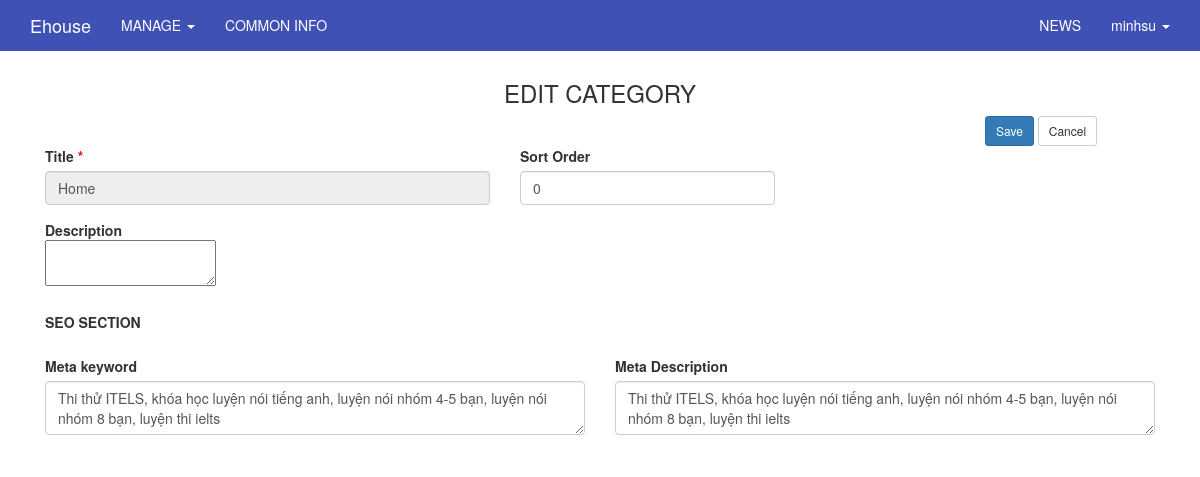
Screenshot of /admin/category/edit/home (signed in) with the database file from the repository.
### tables this page shows
CREATE TABLE `users` (
  `id` int(11) UNSIGNED NOT NULL,
  `ip_address` varchar(15) NOT NULL,
  `username` varchar(100) NOT NULL,
  `password` varchar(255) NOT NULL,
  `salt` varchar(255) DEFAULT NULL,
  `email` varchar(100) NOT NULL,
  `activation_code` varchar(40) DEFAULT NULL,
  `forgotten_password_code` varchar(40) DEFAULT NULL,
  `forgotten_password_time` int(11) UNSIGNED DEFAULT NULL,
  `remember_code` varchar(40) DEFAULT NULL,
  `created_on` int(11) UNSIGNED NOT NULL,
  `last_login` int(11) UNSIGNED DEFAULT NULL,
  `active` tinyint(1) UNSIGNED DEFAULT NULL,
  `first_name` varchar(50) DEFAULT NULL,
  `last_name` varchar(50) DEFAULT NULL,
  `company` varchar(100) DEFAULT NULL,
  `birth_day` varchar(50) NOT NULL,
  `phone` varchar(20) DEFAULT NULL,
  `address` varchar(255) DEFAULT NULL,
  `profile` text,
  `modified_date` datetime DEFAULT NULL
);

CREATE TABLE `category` (
  `id` varchar(100) NOT NULL,
  `name` varchar(255) NOT NULL,
  `description` text,
  `content` text,
  `content2` text,
  `content3` text,
  `content4` text,
  `url` varchar(255) DEFAULT NULL,
  `parent` varchar(100) DEFAULT NULL,
  `level` int(2) DEFAULT '0',
  `sort_order` varchar(20) NOT NULL,
  `meta_keyword` varchar(255) DEFAULT NULL,
  `meta_description` varchar(255) DEFAULT NULL,
  `modified_date` datetime DEFAULT NULL
);

### application/core/MY_Controller.php (called while the page is built, shortened)
<?php
class MY_Controller extends CI_Controller {
	protected function render($the_view = NULL, $template = 'master')
	{
		if($template == 'json' || $this->input->is_ajax_request())
		{
			header('Content-Type: application/json');
			echo json_encode($this->data);
		}
		else if(is_null($template))
		{
			$this->load->view($the_view, $this->data);
		}else
		{
			$this->data['the_view_content'] = (is_null($the_view)) ? '' : $this->load->view($the_view, $this->data, TRUE);
			$this->load->view('templates/' . $template . '_view', $this->data);
		}
	}
}
class Admin_Controller extends MY_Controller
{
	function __construct()
	{
		$current_user = $this->ion_auth->user()->row();
	}
	protected function render($the_view = NULL, $template = 'admin_master')
	{
		parent::render($the_view, $template);
	}
}

### application/controllers/admin/Category.php (called while the page is built, shortened)
<?php
class Category extends Admin_Controller
{
    function __construct()
    {
        parent::__construct();
    }
    public function edit($id)
    {
        $input_level['where'] = array('id' => $id);
        $level_id = $this->category_model->get_row($input_level);
        if($this->input->post('submit')){
            $this->data['parent'] = $this->input->post('parent');
            $level = $level_id->level == -1 ? -1 : ($this->data['parent'] != NULL && $this->data['parent']  != "" ? 1 : 0);
            $this->data['sort_order'] = $this->input->post('sort_order');
            $this->data['description'] = $this->input->post('description');
            $this->data['content'] = $this->input->post('content');
            $this->data['content2'] = $this->input->post('content2');
            $this->data['content3'] = $this->input->post('content3');
            $this->data['content4'] = $this->input->post('content4');
            $this->data['url'] = $this->input->post('url');
            $this->data['meta_keyword'] = $this->input->post('meta_keyword');
            $this->data['meta_description'] = $this->input->post('meta_description');
            $update_data = array('sort_order' => $this->data['sort_order'], 'description' => $this->data['description'], 'content' => $this->data['content'], 'content2' => $this->data['content2'], 'content3' => $this->data['content3'], 'content4' => $this->data['content4'], 'url' => $this->data['url'], 'parent' => $this->data['parent'], 'level' => $level, 'meta_keyword' => $this->data['meta_keyword'], 'meta_description' => $this->data['meta_description'], 'modified_date'=>date('Y-m-d H:i:s'));
            if(!$this->category_model->update($id, $update_data))
            {
                $this->postal->add('Save fail !','error');
            }else $this->postal->add('Save successfully.','success');
            redirect('admin/category/edit/'.$id);
        }else{
            $input['where'] = array('id' => $id);
            $this->data['item'] = $this->category_model->get_row($input);
            $this->render('admin/category/edit_view');
        }
    }
}

### index.php (called while the page is built, shortened)
<?php
require_once BASEPATH.'core/CodeIgniter.php';

### application/models/Category_model.php (called while the page is built, shortened)
<?php
class Category_model extends MY_Model
{
    public function __construct()
    {
        $this->table = 'category';
    }
}

### application/core/MY_Model.php (called while the page is built, shortened)
<?php if ( ! defined('BASEPATH')) exit('No direct script access allowed');
class MY_Model extends CI_Model {
    var $table = '';
    var $key = 'id';
    var $order = '';
    function get_row($input = array()){
        $query = $this->db->get($this->table);
        return $query->row();
    }
    protected function get_list_set_input($input = array())
    {
        if ((isset($input['where'])) && $input['where'])
        {
            $this->db->where($input['where']);
        }
        if (isset($input['order'][0]) && isset($input['order'][1]))
        {
            $this->db->order_by($input['order'][0], $input['order'][1]);
        }
        else
        {
            $order = ($this->order == '') ? array($this->table.'.'.$this->key, 'desc') : $this->order;
            $this->db->order_by($order[0], $order[1]);
        }
    }
}
?>

### application/libraries/Ion_auth.php (called while the page is built, shortened)
<?php  if ( ! defined('BASEPATH')) exit('No direct script access allowed');
class Ion_auth
{
    public $_cache_user_in_group;
    public function __construct()
    {
        $this->_cache_user_in_group =& $this->ion_auth_model->_cache_user_in_group;
        $this->ion_auth_model->trigger_events('library_constructor');
    }
    public function __call($method, $arguments)
    {
        return call_user_func_array( array($this->ion_auth_model, $method), $arguments);
    }
    public function __get($var)
    {
        return get_instance()->$var;
    }
    public function logged_in()
    {
        $this->ion_auth_model->trigger_events('logged_in');
        return (bool) $this->session->userdata('identity');
    }
    public function in_group($check_group, $id=false, $check_all = false)
    {
        $this->ion_auth_model->trigger_events('in_group');
        $id || $id = $this->session->userdata('user_id');
        if (!is_array($check_group))
        {
            $check_group = array($check_group);
        }
        if (isset($this->_cache_user_in_group[$id]))
        {
            $groups_array = $this->_cache_user_in_group[$id];
        }
        else
        {
            $users_groups = $this->ion_auth_model->get_users_groups($id)->result();
            $groups_array = array();
            foreach ($users_groups as $group)
            {
                $groups_array[$group->id] = $group->name;
            }
            $this->_cache_user_in_group[$id] = $groups_array;
        }
        foreach ($check_group as $key => $value)
        {
            $groups = (is_string($value)) ? $groups_array : array_keys($groups_array);
            if (in_array($value, $groups) xor $check_all)
            {
                return !$check_all;
            }
        }
        return $check_all;
    }
}

### application/libraries/Session.php (called while the page is built, shortened)
<?php if ( ! defined('BASEPATH')) exit('No direct script access allowed');
class Session
{
    protected $sess_namespace = '';
    protected $store = array();
     private function initialize()
     {
        if (isset($_SESSION[$this->sess_namespace]) ) {
            $this->store = $_SESSION[$this->sess_namespace];
        }
        $destroy = false;
        if (!$destroy) {
            return;
        }
    }
    public function userdata($value)
    {
        if (isset($this->store[$value])) {
            return $this->store[$value];
        } else {
            return false;
        }
    }
    public function set_userdata($data = array(), $value = '')
    {
        if (is_string($data)) {
            $data = array($data => $value);
        }
        foreach ($data as $key => $val) {
            $this->store[$key] = $val;
        }
    }
}

### application/models/Ion_auth_model.php (called while the page is built, shortened)
<?php  if ( ! defined('BASEPATH')) exit('No direct script access allowed');
class Ion_auth_model extends CI_Model
{
    public $tables = array();
    public $_ion_where = array();
    public $_ion_select = array();
    public $_ion_limit = NULL;
    public $_ion_offset = NULL;
    public $_ion_order_by = NULL;
    public $_ion_order = NULL;
    protected $response = NULL;
    public function __construct()
    {
        $this->config->load('ion_auth', TRUE);
        $this->tables  = $this->config->item('tables', 'ion_auth');
    }
    public function limit($limit)
    {
        $this->_ion_limit = $limit;
        return $this;
    }
    public function where($where, $value = NULL)
    {
        if (!is_array($where))
        {
            $where = array($where => $value);
        }
        array_push($this->_ion_where, $where);
        return $this;
    }
    public function order_by($by, $order='desc')
    {
        $this->_ion_order_by = $by;
        $this->_ion_order    = $order;
        return $this;
    }
    public function row()
    {
        $row = $this->response->row();
        return $row;
    }
    public function users($groups = NULL)
    {
        if (isset($this->_ion_select) && !empty($this->_ion_select))
        {
            foreach ($this->_ion_select as $select)
            {
                $this->db->select($select);
            }
            $this->_ion_select = array();
        }
        else
        {
            $this->db->select(array(
                $this->tables['users'].'.*',
                $this->tables['users'].'.id as id',
                $this->tables['users'].'.id as user_id'
            ));
        }
        if (isset($this->_ion_where) && !empty($this->_ion_where))
        {
            foreach ($this->_ion_where as $where)
            {
                $this->db->where($where);
            }
            $this->_ion_where = array();
        }
        if (isset($this->_ion_limit) && isset($this->_ion_offset))
        {
            $this->db->limit($this->_ion_limit, $this->_ion_offset);
            $this->_ion_limit  = NULL;
            $this->_ion_offset = NULL;
        }
        else if (isset($this->_ion_limit))
        {
            $this->db->limit($this->_ion_limit);
            $this->_ion_limit  = NULL;
        }
        if (isset($this->_ion_order_by) && isset($this->_ion_order))
        {
            $this->db->order_by($this->_ion_order_by, $this->_ion_order);
            $this->_ion_order    = NULL;
            $this->_ion_order_by = NULL;
        }
        $this->response = $this->db->get($this->tables['users']);
        return $this;
    }
    public function user($id = NULL)
    {
        $id = isset($id) ? $id : $this->session->userdata('user_id');
        $this->users();
        return $this;
    }
}

### application/views/admin/category/edit_view.php (the view, shortened to what this page needs)
<div class="container" style="margin-top:0px;">
    <div class="row">
        <div class="col-lg-12">
            <h3 class="text-center">EDIT CATEGORY</h3>
            <?php echo form_open_multipart('admin/category/edit/'.$item->id);?>
            <div class="col-lg-12">
                <h3 class="col-lg-10" style="margin-top: 0"></h3>
                <div class="col-lg-2 pull-right">
                    <?php echo form_submit('submit', 'Save', 'class="btn btn-primary btn-lg btn-sm"');?>
                    <?php echo anchor('/admin/category', 'Cancel','class="btn btn-default btn-lg btn-sm"');?>
                </div>
            </div>
            <div class="form-group col-md-5 col-lg-5">
                <label>Title <span class="error">*</span></label>
                <input type="text" name="name" class="form-control" disabled value="<?php echo $item->name; ?>" title="<?php echo $item->name; ?>">
            </div>
            <div class="form-group col-md-3 col-lg-3">
                <?php
                echo form_label('Sort Order','sort_order');
                ?>
                <input type="text" name="sort_order" class="form-control" value="<?php echo $item->sort_order; ?>" title="<?php echo $item->sort_order; ?>">
            </div>
            <div class="form-group col-md-6 col-lg-6">
                <strong>Description</strong>
                <div id="editor">
                    <textarea class="ckeditor" name="description"><?php echo $item->description ?></textarea>
                </div>
            </div>
            <div class="form-group col-md-12 col-lg-12">
                <h5><b>SEO SECTION</b></h5>
            </div>
            <div class="form-group col-md-12 col-lg-6">
                <?php
                echo form_label('Meta keyword','meta_keyword');
                ?>
                <textarea class="form-control" name="meta_keyword"><?php echo $item->meta_keyword; ?></textarea>
            </div>
            <div class="form-group col-md-12 col-lg-6">
                <?php
                echo form_label('Meta Description','meta_description');
                ?>
                <textarea class="form-control" name="meta_description"><?php echo $item->meta_description; ?></textarea>
            </div>
            <?php echo form_close();?>
        </div>
    </div>
</div>

### application/views/templates/_parts/admin_master_header_view.php (shortened to what this page needs)
    <!DOCTYPE html>
<html>
    <head>
    </head>
<body>
<?php
if($this->ion_auth->logged_in()) {
    ?>
    <nav class="navbar navbar-inverse navbar-fixed-top">
        <div class="container">
            <div class="navbar-header">
                <a class="navbar-brand"
                   href="<?php echo base_url(); ?>" target="_new"><?php echo 'Ehouse'?></a>
            </div>
            <div id="navbar" class="collapse navbar-collapse">
                <ul class="nav navbar-nav">
                    <li class="dropdown">
                        <a href="#" class="dropdown-toggle" data-toggle="dropdown" role="button" aria-expanded="false">MANAGE <span class="caret"></span></a>
                    </li>
                    <li><?php echo anchor('admin/website/index','COMMON INFO');?></li>
                </ul>
                <ul class="nav navbar-nav navbar-right">
                    <li><?php echo anchor('admin/news/index','NEWS');?></li>
                    <li class="dropdown">
                        <a href="#" class="dropdown-toggle" data-toggle="dropdown" role="button" aria-expanded="false"><?php echo $this->ion_auth->user()->row()->username;?> <span class="caret"></span></a>
                    </li>
                </ul>
            </div>
        </div>
    </nav>
<?php
}
?>

### public/css/admin.css (style rules this page uses)
.error { color: red; }
.navbar-inverse { background-color: #3F51B5; border-color: #3F51B5; border-radius: inherit; }
.navbar-inverse .navbar-nav>li>a { color: white; }
.navbar-inverse .navbar-brand { color: white; }

### rows the page displays
users: id+username "minhsu"
category: name "Home", sort_order "0", meta_keyword "Thi thử ITELS, khóa học luyện nói tiếng anh, luyện nói nhóm 4-5 bạn, luyện nói nhóm 8 bạn, luyện thi ielts", meta_description "Thi thử ITELS, khóa học luyện nói tiếng anh, luyện nói nhóm 4-5 bạn, luyện nói nhóm 8 bạn, luyện thi ielts"

### other values shown
anchor('admin/website/index','COMMON INFO') "COMMON INFO"
anchor('admin/news/index','NEWS') "NEWS"
form_label('Sort Order','sort_order') "Sort Order"
form_label('Meta keyword','meta_keyword') "Meta keyword"
form_label('Meta Description','meta_description') "Meta Description"
